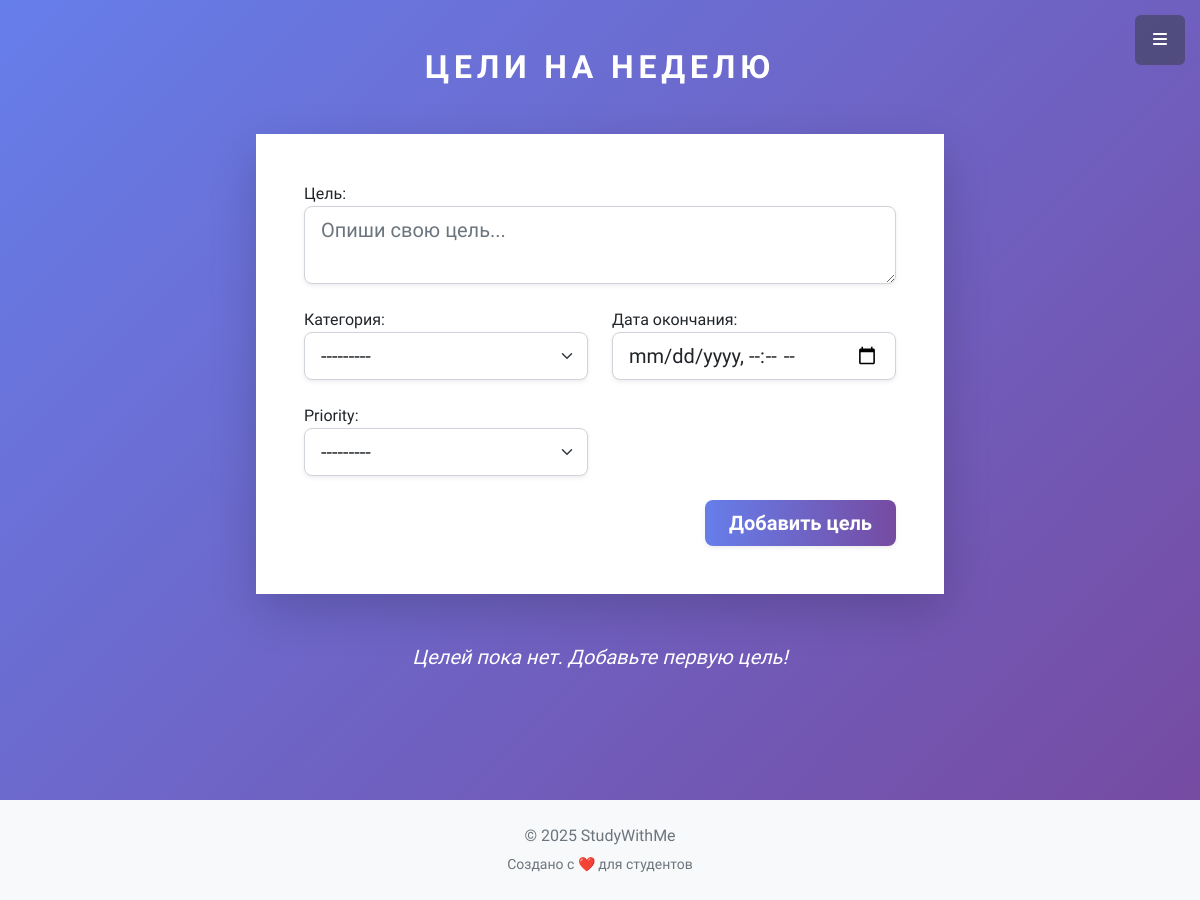
The page /goals/ (signed in) on the database as committed earlier.
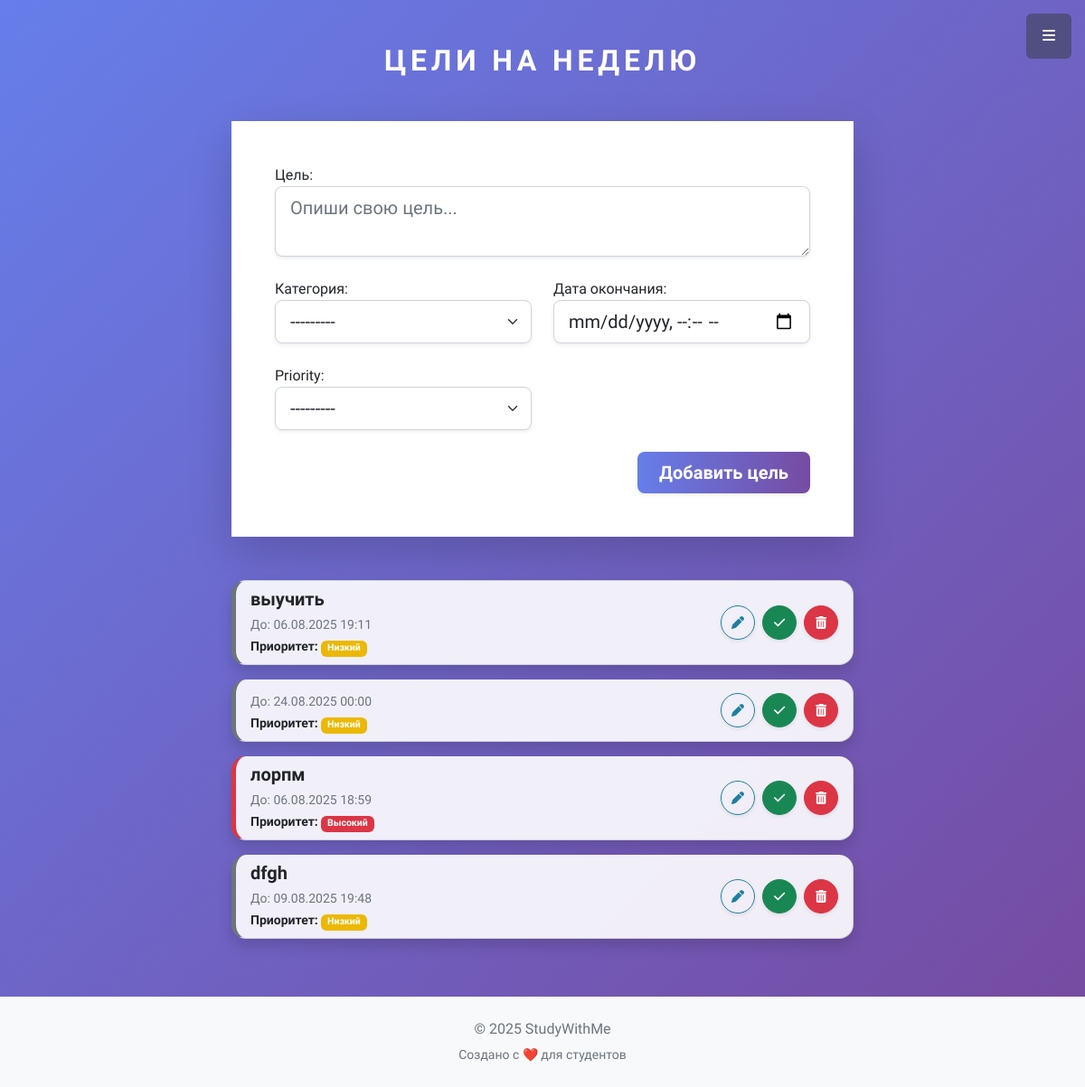
The same page on the database as committed later.
### main/models.py (models this page shows, shortened)
class Goal(models.Model):
    user = models.ForeignKey(MyUser, on_delete=models.CASCADE, verbose_name='Пользователь')
    PRIORITY_CHOICES = [
        ('low', 'Низкий'),
        ('medium', 'Средний'),
        ('high', 'Высокий'),
    ]
    title = models.CharField(max_length=255, verbose_name='Цель')
    category = models.ForeignKey(Category, on_delete=models.SET_NULL, null=True, verbose_name='Категория')
    created_at = models.DateTimeField(auto_now_add=True, verbose_name='Дата начала')
    deadline = models.DateTimeField(verbose_name='Дата окончания')
    priority = models.CharField(max_length=10, choices=PRIORITY_CHOICES)
    is_completed = models.BooleanField(default=False, verbose_name='Выполнено')
    class Meta:
        verbose_name = 'Цель'
        verbose_name_plural = 'Цели'

### main/views.py (the view)
# urls.py: path('goals/', views.goals_list, name='goals'),
@login_required
def goals_list(request):
    form = GoalForm()
    goals = Goal.objects.filter(user=request.user)
    if request.method == 'POST':
        form = GoalForm(request.POST)
        if form.is_valid():
            goal = form.save(commit=False)
            goal.user = request.user
            goal.save()
            return redirect('goals')
        else:
            print(form.errors)
    else:
        form = GoalForm()
    return render(request, 'main/goals.html', {'form': form, 'goals': goals})

### main/forms.py
class GoalForm(forms.ModelForm):
    class Meta:
        model = Goal
        fields = ['title', 'category', 'deadline', 'priority']
        widgets = {
            'title': forms.Textarea(attrs={
                'class': 'form-control',
                'placeholder': 'Опиши свою цель...',
                'rows': 2
            }),
            'category': forms.Select(attrs={'class': 'form-select'}),
            'deadline': forms.DateTimeInput(attrs={
                'type': 'datetime-local',
                'class': 'form-control'
            }),
            'priority': forms.Select(attrs={'class': 'form-select'}),
        }

### main/models.py (called while the page is built)
    def __str__(self):
        return self.title

### main/templates/main/goals.html (shortened to what the changed rows need)
{% extends 'base.html' %}
{% load static %}
{% load widget_tweaks %}
{% block content %}
<section class="page-section py-5" id="goals" style="background: linear-gradient(135deg, #667eea 0%, #764ba2 100%); min-height: 100vh;">
  <div class="container px-4 px-lg-5">
    <h2 class="text-center text-uppercase text-white mb-5 fw-bold" style="letter-spacing: 0.15em;">Цели на неделю</h2>
    <div class="row justify-content-center">
      <div class="col-lg-8">
        <div class="card mb-5 shadow-lg rounded-4 border-0">
          <div class="card-body bg-white p-4 p-md-5">
          </div>
        </div>
        {% if goals %}
        <div class="list-group">
          {% for goal in goals %}
            <div class="list-group-item list-group-item-action d-flex justify-content-between align-items-center flex-wrap shadow rounded-4 mb-3" style="background: rgba(255 255 255 / 0.9); border-left: 5px solid
              {% if goal.priority == 'high' %}#dc3545
              {% elif goal.priority == 'medium' %}#ffc107
              {% else %}#6c757d{% endif %};">
              <div class="flex-grow-1 me-3">
                <h5 class="mb-1 fw-semibold text-dark">{{ goal.title }}</h5>
                <small class="text-muted">До: {{ goal.deadline|date:"d.m.Y H:i" }}</small><br>
                <small class="fw-semibold">
                  Приоритет:
                  {% if goal.priority == 'high' %}
                    <span class="badge bg-danger">Высокий</span>
                  {% elif goal.priority == 'medium' %}
                    <span class="badge bg-warning text-dark">Средний</span>
                  {% else %}
                    <span class="badge bg-secondary">Низкий</span>
                  {% endif %}
                </small>
              </div>
              <div class="d-flex align-items-center gap-2">
                <a href="{% url 'edit_goal' goal.pk %}" class="btn btn-outline-primary btn-sm rounded-circle shadow-sm" title="Редактировать цель" style="width: 38px; height: 38px; display: flex; align-items: center; justify-content: center;">
                  <i class="fas fa-pen"></i>
                </a>
                {% if not goal.is_completed %}
                  <form method="post" action="{% url 'mark_goal_completed' goal.pk %}" style="display: inline;">
                    <button type="submit" class="btn btn-success btn-sm rounded-circle shadow-sm" title="Отметить как выполненную" style="width: 38px; height: 38px;">
                      <i class="fas fa-check"></i>
                    </button>
                  </form>
                {% else %}
                  <span class="badge bg-success">Выполнено</span>
                {% endif %}
                <form method="post" action="{% url 'delete_goal' goal.pk %}" style="display: inline;">
                  <button type="submit" class="btn btn-danger btn-sm rounded-circle shadow-sm" title="Удалить цель" style="width: 38px; height: 38px;">
                    <i class="fas fa-trash-alt"></i>
                  </button>
                </form>
              </div>
            </div>
          {% endfor %}
        </div>
        {% else %}
          <p class="text-center text-white fst-italic fs-5 mt-4">Целей пока нет. Добавьте первую цель!</p>
        {% endif %}
      </div>
    </div>
  </div>
</section>
{% endblock %}

Rows that differ between the two databases and show on the page:
added Goal: title "выучить", deadline "06.08.2025 19:11", priority "Низкий", is_completed False (drawn)
added Goal: deadline "24.08.2025 00:00", priority "Низкий", is_completed False (drawn)
added Goal: title "лорпм", deadline "06.08.2025 18:59", priority "Высокий", is_completed False (drawn)
added Goal: title "dfgh", deadline "09.08.2025 19:48", priority "Низкий", is_completed False (drawn)
Other text that changed with them:
text no longer shown: "Целей пока нет. Добавьте первую цель!"
